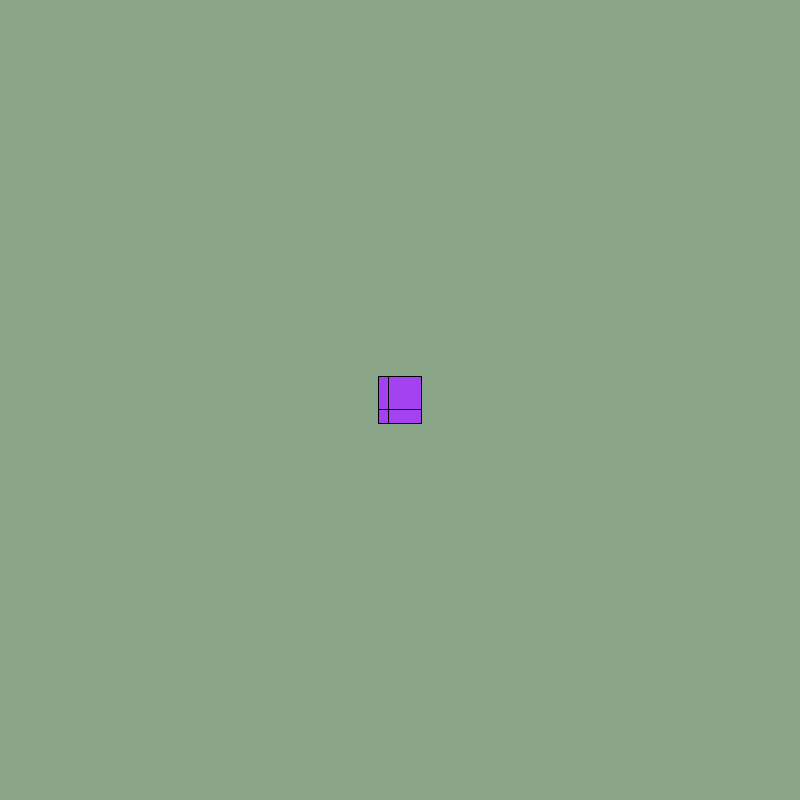
Frame 1 (no input)
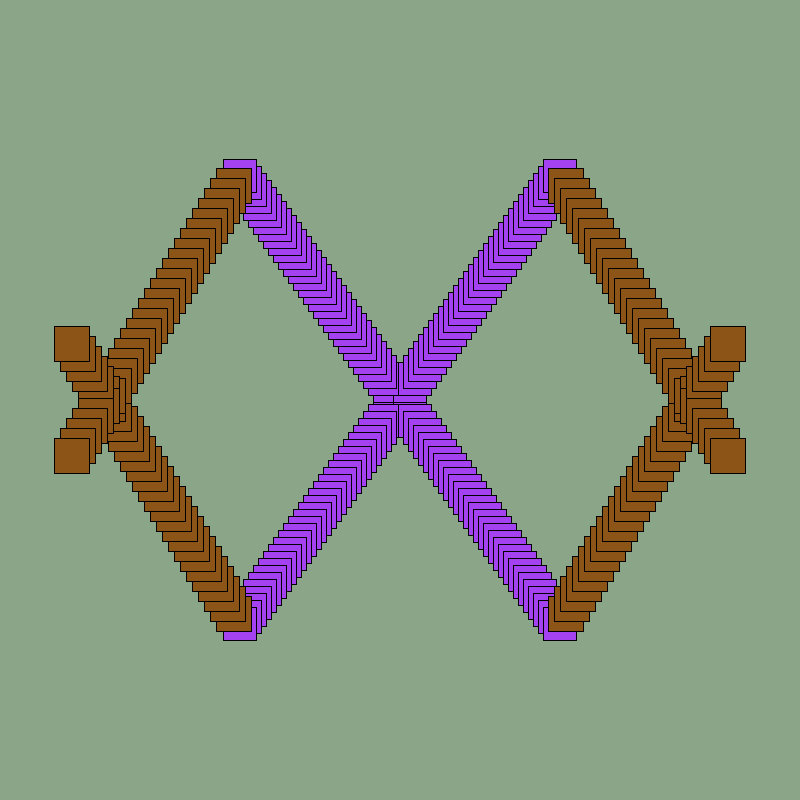
Frame 60 (the mouse pressed at the canvas centre just before this capture)
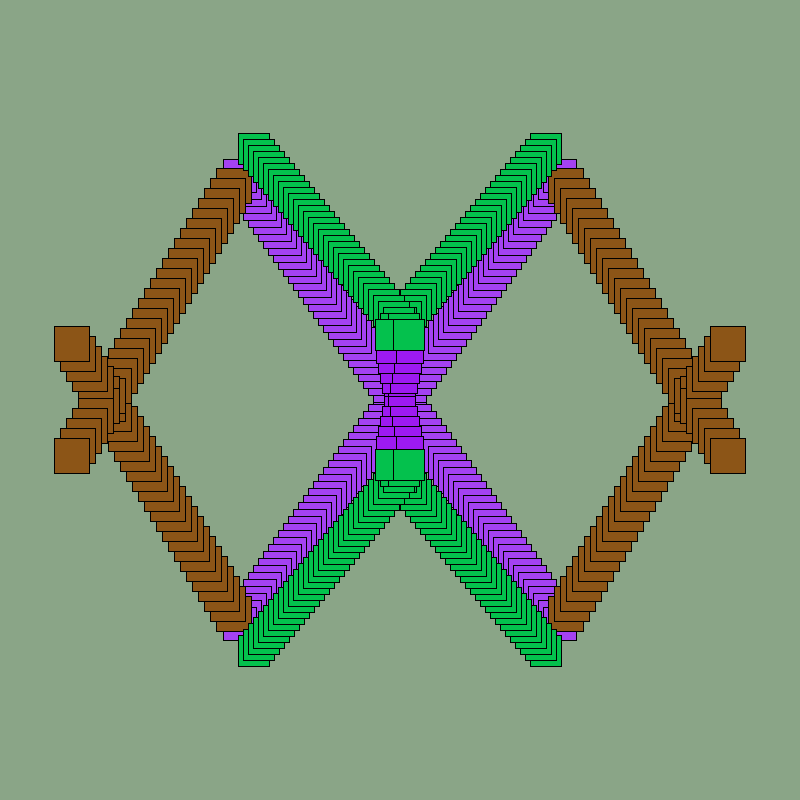
Frame 120 (the mouse held since frame 60 and released just before this capture)

The Processing sketch that drew these frames (run headless with seeded random() and noise(); from frame 60 on, the mouse is pressed at the canvas centre):

// Processing sketch: processing_155351
// ── processing_155351.pde

int posX;
int posY;
int vitX, vitY;
float taille;
float timer, tMax;
boolean play;

void setup() {
  size(800, 800);
  background(138, 165, 135);
  rectMode(CENTER);
  posX = width/2;
  posY = height/2;
  randomSize();
  timer = 0;
  tMax = random(10,60);
  play = true;
}

void draw() {
  timer = timer+1;
  if(timer>tMax){
    randomSize();
    timer = 0;
    tMax = random(10,60);
  }
  
  posX = posX + vitX;// update posX
  if (posX>width) {
    posX = width;
    randomSize();
  }
  
  if (posX<0) {
    posX = 0;
    randomSize();
  }

  posY = posY + vitY;
  if (posY>height) {
    posY = height;
    randomSize();
  }
  
  if (posY<0) {
    posY = 0;
    randomSize();
  }

  rect(posX, posY, taille, taille);
  rect(width-posX, posY, taille, taille);
  rect(posX, height-posY, taille, taille);
  rect(width-posX, height-posY, taille, taille);
}

void randomSize(){
  fill(random(255),random(255),random(255));
  vitX = round(random(-10,10));
  vitY = round(random(-10,10));
  taille = random(10,80);
}

void mousePressed(){
  background(138, 165, 135);
  posX = width/2;
  posY = height/2;
  randomSize();
}
